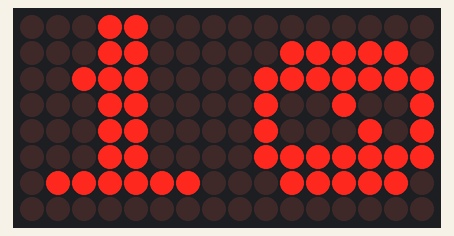
This program was run on a simulated MicroPython board. On the bench: 16×8 LED matrix.

Above: at 0.1 s.
At 4.6 s:
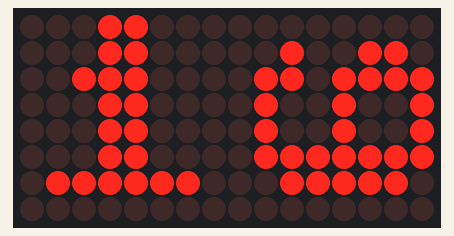
At 9.6 s:
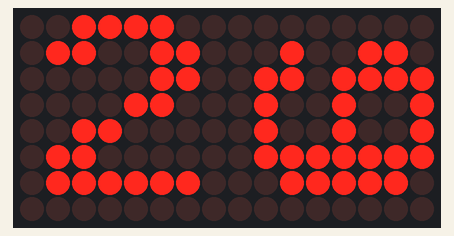
At 19.7 s:
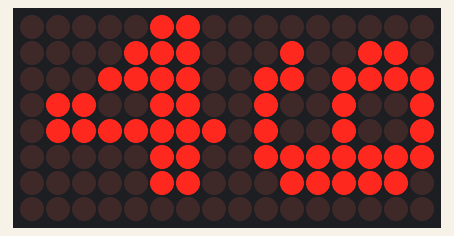
At 29.2 s:
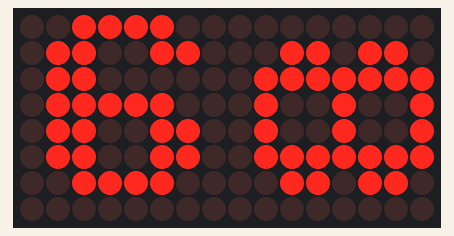
At 39.3 s:
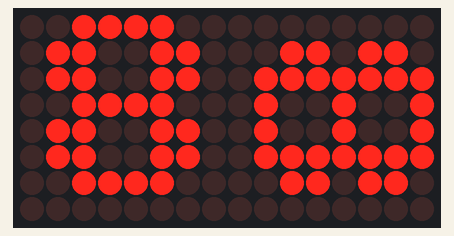

The program:

show_digit_rotated.py
```python
import max7219_rotated
from machine import Pin, SPI
from time import sleep


spi = SPI(1, sck=Pin(18), mosi=Pin(19))
ss = Pin(5, Pin.OUT)

# Example with two cascaded matrices:
# - first module at 0 degrees
# - second module rotated 90 degrees clockwise
display = max7219_rotated.RotatedMatrix8x8(spi, ss, 2, rotations=[0, 90])


def show_2_digits_rotated(display):
    for i in range(10, 100):
        s = f"{i}"
        # Draw normal left-to-right on the logical framebuffer.
        display.fill(0)
        display.text(s, 0, 0, 1)
        display.show()
        sleep(0.5)


show_2_digits_rotated(display)
```

max7219_rotated.py
```python
"""
Rotation-aware MAX7219 cascadable 8x8 LED matrix driver.

This module provides a `RotatedMatrix8x8` class which is API-compatible
with the original `Matrix8x8` driver for drawing operations, but adds
per-module rotation control (0, 90, 180, or 270 degrees) applied when
sending data to the hardware.
"""

from micropython import const
import framebuf

_NOOP = const(0)
_DIGIT0 = const(1)
_DECODEMODE = const(9)
_INTENSITY = const(10)
_SCANLIMIT = const(11)
_SHUTDOWN = const(12)
_DISPLAYTEST = const(15)


class RotatedMatrix8x8:
    def __init__(self, spi, cs, num, rotations=None):
        """
        Driver for cascading MAX7219 8x8 LED matrices with per-module rotation.

        rotations: list/tuple of length `num` (or shorter) containing
        0, 90, 180 or 270 for each module. If shorter than `num`, the
        remaining modules default to 0 degrees (no rotation).
        """
        self.spi = spi
        self.cs = cs
        self.cs.init(cs.OUT, True)
        self.num = num

        # Normal logical framebuffer covering all cascaded modules.
        self.buffer = bytearray(8 * num)
        fb = framebuf.FrameBuffer(self.buffer, 8 * num, 8, framebuf.MONO_HLSB)
        self.framebuf = fb

        # Expose FrameBuffer drawing primitives.
        self.fill = fb.fill          # (col)
        self.pixel = fb.pixel        # (x, y[, c])
        self.hline = fb.hline        # (x, y, w, col)
        self.vline = fb.vline        # (x, y, h, col)
        self.line = fb.line          # (x1, y1, x2, y2, col)
        self.rect = fb.rect          # (x, y, w, h, col)
        self.fill_rect = fb.fill_rect  # (x, y, w, h, col)
        self.text = fb.text          # (string, x, y, col=1)
        self.scroll = fb.scroll      # (dx, dy)
        self.blit = fb.blit          # (fbuf, x, y[, key])

        # Normalise rotations list.
        self._rotations = self._normalise_rotations(rotations, num)

        self.init()

    @staticmethod
    def _normalise_rotations(rotations, num):
        if rotations is None:
            rotations = [0] * num
        else:
            rotations = list(rotations)
        if len(rotations) < num:
            rotations.extend([0] * (num - len(rotations)))

        valid = (0, 90, 180, 270)
        for r in rotations:
            if r not in valid:
                raise ValueError("Rotation must be one of 0, 90, 180, 270")
        return rotations[:num]

    def _write(self, command, data):
        self.cs(0)
        for _ in range(self.num):
            self.spi.write(bytearray([command, data]))
        self.cs(1)

    def init(self):
        for command, data in (
            (_SHUTDOWN, 0),
            (_DISPLAYTEST, 0),
            (_SCANLIMIT, 7),
            (_DECODEMODE, 0),
            (_SHUTDOWN, 1),
        ):
            self._write(command, data)

    def brightness(self, value):
        if not 0 <= value <= 15:
            raise ValueError("Brightness out of range")
        self._write(_INTENSITY, value)

    @staticmethod
    def _rotate_matrix_8x8(src, rotation):
        """
        Rotate an 8x8 boolean matrix by the specified angle.

        src[x][y] with x,y in 0..7, origin at top-left.
        Returns a new 8x8 matrix in the same format.
        """
        if rotation == 0:
            return src

        dst = [[0] * 8 for _ in range(8)]

        if rotation == 90:
            # Clockwise 90 degrees.
            for x in range(8):
                for y in range(8):
                    dst[x][y] = src[y][7 - x]
        elif rotation == 180:
            for x in range(8):
                for y in range(8):
                    dst[x][y] = src[7 - x][7 - y]
        elif rotation == 270:
            # Clockwise 270 == counter-clockwise 90.
            for x in range(8):
                for y in range(8):
                    dst[x][y] = src[7 - y][x]
        else:
            raise ValueError("Rotation must be one of 0, 90, 180, 270")

        return dst

    def _extract_module_matrix(self, module_index):
        """
        Extract logical 8x8 boolean matrix for a given module from the
        full-width framebuffer using the pixel() API.
        """
        base_x = module_index * 8
        mat = [[0] * 8 for _ in range(8)]
        for x in range(8):
            for y in range(8):
                mat[x][y] = 1 if self.pixel(base_x + x, y) else 0
        return mat

    @staticmethod
    def _row_to_byte(matrix_row_y):
        """
        Convert row y of an 8x8 matrix into a MONO_HLSB byte, where
        bit x corresponds to pixel at (x, y).
        """
        byte = 0
        for x in range(8):
            if matrix_row_y[x]:
                byte |= 1 << (7 - x)
        return byte

    def show(self):
        """
        Push the logical framebuffer content to the hardware, applying
        per-module rotations defined in self._rotations.
        """
        # Precompute rotated row bytes for each module.
        rotated_bytes = [[0] * 8 for _ in range(self.num)]

        for m in range(self.num):
            rotation = self._rotations[m]

            if rotation == 0:
                # Fast path: use the existing framebuffer layout directly.
                for y in range(8):
                    rotated_bytes[m][y] = self.buffer[(y * self.num) + m]
                continue

            src = self._extract_module_matrix(m)
            dst = self._rotate_matrix_8x8(src, rotation)

            for y in range(8):
                # Build MONO_HLSB byte for this row.
                row = [dst[x][y] for x in range(8)]
                rotated_bytes[m][y] = self._row_to_byte(row)

        # Write rotated data to the cascaded MAX7219 modules.
        for y in range(8):
            self.cs(0)
            for m in range(self.num):
                self.spi.write(bytearray([_DIGIT0 + y, rotated_bytes[m][y]]))
            self.cs(1)
```

Measured:
- what the display in image 1 shows lasts 0.5 s, from 4.5 s to 5.0 s
